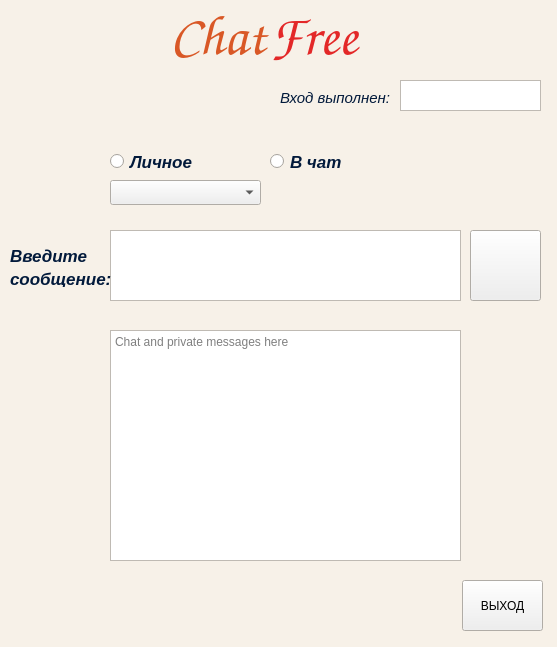
<?xml version="1.0" encoding="UTF-8"?>
<ui version="4.0">
 <class>Form</class>
 <widget class="QWidget" name="Form">
  <property name="geometry">
   <rect>
    <x>0</x>
    <y>0</y>
    <width>557</width>
    <height>647</height>
   </rect>
  </property>
  <property name="palette">
   <palette>
    <active>
     <colorrole role="Base">
      <brush brushstyle="SolidPattern">
       <color alpha="255">
        <red>255</red>
        <green>255</green>
        <blue>255</blue>
       </color>
      </brush>
     </colorrole>
     <colorrole role="Window">
      <brush brushstyle="SolidPattern">
       <color alpha="255">
        <red>247</red>
        <green>241</green>
        <blue>232</blue>
       </color>
      </brush>
     </colorrole>
    </active>
    <inactive>
     <colorrole role="Base">
      <brush brushstyle="SolidPattern">
       <color alpha="255">
        <red>255</red>
        <green>255</green>
        <blue>255</blue>
       </color>
      </brush>
     </colorrole>
     <colorrole role="Window">
      <brush brushstyle="SolidPattern">
       <color alpha="255">
        <red>247</red>
        <green>241</green>
        <blue>232</blue>
       </color>
      </brush>
     </colorrole>
    </inactive>
    <disabled>
     <colorrole role="Base">
      <brush brushstyle="SolidPattern">
       <color alpha="255">
        <red>247</red>
        <green>241</green>
        <blue>232</blue>
       </color>
      </brush>
     </colorrole>
     <colorrole role="Window">
      <brush brushstyle="SolidPattern">
       <color alpha="255">
        <red>247</red>
        <green>241</green>
        <blue>232</blue>
       </color>
      </brush>
     </colorrole>
    </disabled>
   </palette>
  </property>
  <property name="windowTitle">
   <string>Chat</string>
  </property>
  <widget class="QLabel" name="label">
   <property name="geometry">
    <rect>
     <x>10</x>
     <y>240</y>
     <width>81</width>
     <height>31</height>
    </rect>
   </property>
   <property name="palette">
    <palette>
     <active>
      <colorrole role="WindowText">
       <brush brushstyle="SolidPattern">
        <color alpha="255">
         <red>2</red>
         <green>26</green>
         <blue>59</blue>
        </color>
       </brush>
      </colorrole>
     </active>
     <inactive>
      <colorrole role="WindowText">
       <brush brushstyle="SolidPattern">
        <color alpha="255">
         <red>2</red>
         <green>26</green>
         <blue>59</blue>
        </color>
       </brush>
      </colorrole>
     </inactive>
     <disabled>
      <colorrole role="WindowText">
       <brush brushstyle="SolidPattern">
        <color alpha="255">
         <red>190</red>
         <green>190</green>
         <blue>190</blue>
        </color>
       </brush>
      </colorrole>
     </disabled>
    </palette>
   </property>
   <property name="font">
    <font>
     <pointsize>13</pointsize>
     <weight>75</weight>
     <italic>true</italic>
     <bold>true</bold>
    </font>
   </property>
   <property name="text">
    <string>Введите </string>
   </property>
  </widget>
  <widget class="QTextEdit" name="send_mes">
   <property name="geometry">
    <rect>
     <x>110</x>
     <y>230</y>
     <width>351</width>
     <height>71</height>
    </rect>
   </property>
  </widget>
  <widget class="QPushButton" name="send_button">
   <property name="geometry">
    <rect>
     <x>470</x>
     <y>230</y>
     <width>71</width>
     <height>71</height>
    </rect>
   </property>
   <property name="text">
    <string/>
   </property>
   <property name="icon">
    <iconset>
     <normaloff>Img/send.png</normaloff>Img/send.png</iconset>
   </property>
   <property name="iconSize">
    <size>
     <width>70</width>
     <height>70</height>
    </size>
   </property>
  </widget>
  <widget class="QTextBrowser" name="chat_textBrowser">
   <property name="geometry">
    <rect>
     <x>110</x>
     <y>330</y>
     <width>351</width>
     <height>231</height>
    </rect>
   </property>
   <property name="placeholderText">
    <string>Chat and private messages here</string>
   </property>
  </widget>
  <widget class="QPushButton" name="exit_button">
   <property name="geometry">
    <rect>
     <x>462</x>
     <y>580</y>
     <width>81</width>
     <height>51</height>
    </rect>
   </property>
   <property name="palette">
    <palette>
     <active>
      <colorrole role="WindowText">
       <brush brushstyle="SolidPattern">
        <color alpha="255">
         <red>2</red>
         <green>26</green>
         <blue>59</blue>
        </color>
       </brush>
      </colorrole>
      <colorrole role="BrightText">
       <brush brushstyle="SolidPattern">
        <color alpha="255">
         <red>2</red>
         <green>26</green>
         <blue>59</blue>
        </color>
       </brush>
      </colorrole>
     </active>
     <inactive>
      <colorrole role="WindowText">
       <brush brushstyle="SolidPattern">
        <color alpha="255">
         <red>2</red>
         <green>26</green>
         <blue>59</blue>
        </color>
       </brush>
      </colorrole>
      <colorrole role="BrightText">
       <brush brushstyle="SolidPattern">
        <color alpha="255">
         <red>2</red>
         <green>26</green>
         <blue>59</blue>
        </color>
       </brush>
      </colorrole>
     </inactive>
     <disabled>
      <colorrole role="WindowText">
       <brush brushstyle="SolidPattern">
        <color alpha="255">
         <red>190</red>
         <green>190</green>
         <blue>190</blue>
        </color>
       </brush>
      </colorrole>
      <colorrole role="BrightText">
       <brush brushstyle="SolidPattern">
        <color alpha="255">
         <red>2</red>
         <green>26</green>
         <blue>59</blue>
        </color>
       </brush>
      </colorrole>
     </disabled>
    </palette>
   </property>
   <property name="text">
    <string>ВЫХОД</string>
   </property>
  </widget>
  <widget class="QLabel" name="label_5">
   <property name="geometry">
    <rect>
     <x>280</x>
     <y>90</y>
     <width>121</width>
     <height>16</height>
    </rect>
   </property>
   <property name="palette">
    <palette>
     <active>
      <colorrole role="WindowText">
       <brush brushstyle="SolidPattern">
        <color alpha="255">
         <red>2</red>
         <green>26</green>
         <blue>59</blue>
        </color>
       </brush>
      </colorrole>
     </active>
     <inactive>
      <colorrole role="WindowText">
       <brush brushstyle="SolidPattern">
        <color alpha="255">
         <red>2</red>
         <green>26</green>
         <blue>59</blue>
        </color>
       </brush>
      </colorrole>
     </inactive>
     <disabled>
      <colorrole role="WindowText">
       <brush brushstyle="SolidPattern">
        <color alpha="255">
         <red>190</red>
         <green>190</green>
         <blue>190</blue>
        </color>
       </brush>
      </colorrole>
     </disabled>
    </palette>
   </property>
   <property name="font">
    <font>
     <pointsize>11</pointsize>
     <italic>true</italic>
    </font>
   </property>
   <property name="text">
    <string>Вход выполнен:</string>
   </property>
  </widget>
  <widget class="QTextBrowser" name="user_textBrowser">
   <property name="geometry">
    <rect>
     <x>400</x>
     <y>80</y>
     <width>141</width>
     <height>31</height>
    </rect>
   </property>
  </widget>
  <widget class="QRadioButton" name="Private_RB">
   <property name="geometry">
    <rect>
     <x>110</x>
     <y>150</y>
     <width>112</width>
     <height>23</height>
    </rect>
   </property>
   <property name="palette">
    <palette>
     <active>
      <colorrole role="WindowText">
       <brush brushstyle="SolidPattern">
        <color alpha="255">
         <red>2</red>
         <green>26</green>
         <blue>59</blue>
        </color>
       </brush>
      </colorrole>
     </active>
     <inactive>
      <colorrole role="WindowText">
       <brush brushstyle="SolidPattern">
        <color alpha="255">
         <red>2</red>
         <green>26</green>
         <blue>59</blue>
        </color>
       </brush>
      </colorrole>
     </inactive>
     <disabled>
      <colorrole role="WindowText">
       <brush brushstyle="SolidPattern">
        <color alpha="255">
         <red>190</red>
         <green>190</green>
         <blue>190</blue>
        </color>
       </brush>
      </colorrole>
     </disabled>
    </palette>
   </property>
   <property name="font">
    <font>
     <pointsize>13</pointsize>
     <weight>75</weight>
     <italic>true</italic>
     <bold>true</bold>
    </font>
   </property>
   <property name="text">
    <string>Личное</string>
   </property>
  </widget>
  <widget class="QRadioButton" name="Chat_RB">
   <property name="geometry">
    <rect>
     <x>270</x>
     <y>150</y>
     <width>112</width>
     <height>23</height>
    </rect>
   </property>
   <property name="palette">
    <palette>
     <active>
      <colorrole role="WindowText">
       <brush brushstyle="SolidPattern">
        <color alpha="255">
         <red>2</red>
         <green>26</green>
         <blue>59</blue>
        </color>
       </brush>
      </colorrole>
     </active>
     <inactive>
      <colorrole role="WindowText">
       <brush brushstyle="SolidPattern">
        <color alpha="255">
         <red>2</red>
         <green>26</green>
         <blue>59</blue>
        </color>
       </brush>
      </colorrole>
     </inactive>
     <disabled>
      <colorrole role="WindowText">
       <brush brushstyle="SolidPattern">
        <color alpha="255">
         <red>190</red>
         <green>190</green>
         <blue>190</blue>
        </color>
       </brush>
      </colorrole>
     </disabled>
    </palette>
   </property>
   <property name="font">
    <font>
     <pointsize>13</pointsize>
     <weight>75</weight>
     <italic>true</italic>
     <bold>true</bold>
    </font>
   </property>
   <property name="text">
    <string>В чат</string>
   </property>
  </widget>
  <widget class="QComboBox" name="list_contacts_combo">
   <property name="geometry">
    <rect>
     <x>110</x>
     <y>180</y>
     <width>151</width>
     <height>25</height>
    </rect>
   </property>
  </widget>
  <widget class="QLabel" name="label_3">
   <property name="geometry">
    <rect>
     <x>170</x>
     <y>10</y>
     <width>101</width>
     <height>51</height>
    </rect>
   </property>
   <property name="palette">
    <palette>
     <active>
      <colorrole role="WindowText">
       <brush brushstyle="SolidPattern">
        <color alpha="255">
         <red>217</red>
         <green>88</green>
         <blue>38</blue>
        </color>
       </brush>
      </colorrole>
     </active>
     <inactive>
      <colorrole role="WindowText">
       <brush brushstyle="SolidPattern">
        <color alpha="255">
         <red>217</red>
         <green>88</green>
         <blue>38</blue>
        </color>
       </brush>
      </colorrole>
     </inactive>
     <disabled>
      <colorrole role="WindowText">
       <brush brushstyle="SolidPattern">
        <color alpha="255">
         <red>190</red>
         <green>190</green>
         <blue>190</blue>
        </color>
       </brush>
      </colorrole>
     </disabled>
    </palette>
   </property>
   <property name="font">
    <font>
     <family>URW Chancery L</family>
     <pointsize>42</pointsize>
     <weight>75</weight>
     <italic>true</italic>
     <bold>true</bold>
    </font>
   </property>
   <property name="text">
    <string>Chat</string>
   </property>
  </widget>
  <widget class="QLabel" name="label_7">
   <property name="geometry">
    <rect>
     <x>270</x>
     <y>10</y>
     <width>101</width>
     <height>51</height>
    </rect>
   </property>
   <property name="palette">
    <palette>
     <active>
      <colorrole role="WindowText">
       <brush brushstyle="SolidPattern">
        <color alpha="255">
         <red>227</red>
         <green>40</green>
         <blue>40</blue>
        </color>
       </brush>
      </colorrole>
     </active>
     <inactive>
      <colorrole role="WindowText">
       <brush brushstyle="SolidPattern">
        <color alpha="255">
         <red>227</red>
         <green>40</green>
         <blue>40</blue>
        </color>
       </brush>
      </colorrole>
     </inactive>
     <disabled>
      <colorrole role="WindowText">
       <brush brushstyle="SolidPattern">
        <color alpha="255">
         <red>190</red>
         <green>190</green>
         <blue>190</blue>
        </color>
       </brush>
      </colorrole>
     </disabled>
    </palette>
   </property>
   <property name="font">
    <font>
     <family>URW Chancery L</family>
     <pointsize>42</pointsize>
     <weight>75</weight>
     <italic>true</italic>
     <bold>true</bold>
    </font>
   </property>
   <property name="text">
    <string>Free</string>
   </property>
  </widget>
  <widget class="QLabel" name="label_2">
   <property name="geometry">
    <rect>
     <x>10</x>
     <y>270</y>
     <width>101</width>
     <height>17</height>
    </rect>
   </property>
   <property name="palette">
    <palette>
     <active>
      <colorrole role="WindowText">
       <brush brushstyle="SolidPattern">
        <color alpha="255">
         <red>2</red>
         <green>26</green>
         <blue>59</blue>
        </color>
       </brush>
      </colorrole>
     </active>
     <inactive>
      <colorrole role="WindowText">
       <brush brushstyle="SolidPattern">
        <color alpha="255">
         <red>2</red>
         <green>26</green>
         <blue>59</blue>
        </color>
       </brush>
      </colorrole>
     </inactive>
     <disabled>
      <colorrole role="WindowText">
       <brush brushstyle="SolidPattern">
        <color alpha="255">
         <red>190</red>
         <green>190</green>
         <blue>190</blue>
        </color>
       </brush>
      </colorrole>
     </disabled>
    </palette>
   </property>
   <property name="font">
    <font>
     <pointsize>13</pointsize>
     <weight>75</weight>
     <italic>true</italic>
     <bold>true</bold>
    </font>
   </property>
   <property name="text">
    <string>сообщение:</string>
   </property>
  </widget>
 </widget>
 <resources/>
 <connections/>
</ui>
